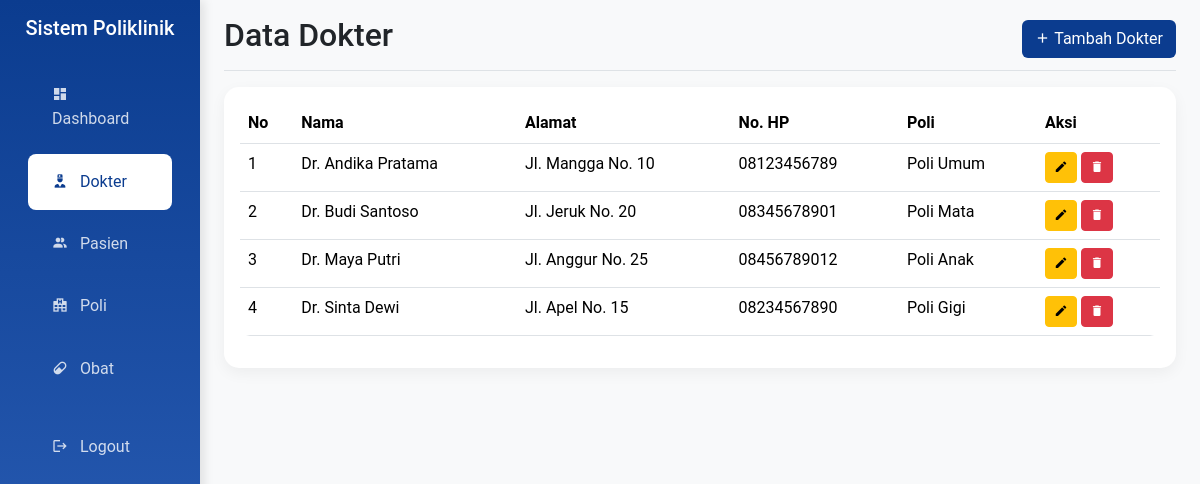
The app's page /hospital/admin/dokter.php (signed in) with its own data.
### tables this page shows
CREATE TABLE `dokter`  (
  `id` int NOT NULL AUTO_INCREMENT,
  `nama` varchar(150) NOT NULL,
  `alamat` varchar(255) NULL DEFAULT NULL,
  `no_hp` varchar(13) NOT NULL,
  `id_poli` int NOT NULL,
  `password` varchar(100) NOT NULL,
  PRIMARY KEY (`id`) USING BTREE,
  INDEX `id_poli`(`id_poli` ASC) USING BTREE,
  CONSTRAINT `dokter_ibfk_1` FOREIGN KEY (`id_poli`) REFERENCES `poli` (`id`) ON DELETE RESTRICT ON UPDATE RESTRICT
);

CREATE TABLE `poli`  (
  `id` int NOT NULL AUTO_INCREMENT,
  `nama_poli` varchar(25) NOT NULL,
  `keterangan` text NULL,
  PRIMARY KEY (`id`) USING BTREE
);

### hospital/admin/dokter.php (the view, shortened to what this page needs)
<?php
include '../config/koneksi.php';
$sql_dokter = "SELECT d.*, p.nama_poli
               FROM dokter d
               JOIN poli p ON d.id_poli = p.id
               ORDER BY d.nama";
$dokter_result = $conn->query($sql_dokter);
include 'include/header.php';
?>
<main class="col-md-9 ms-sm-auto col-lg-10 px-md-4">
    <div class="d-flex justify-content-between flex-wrap flex-md-nowrap align-items-center pt-3 pb-2 mb-3 border-bottom">
        <h1 class="h2">Data Dokter</h1>
        <button class="btn btn-dark-primary" data-bs-toggle="modal" data-bs-target="#tambahDokterModal">
            <i class="mdi mdi-plus"></i> Tambah Dokter
        </button>
    </div>
    <div class="card">
        <div class="card-body">
            <div class="table-responsive">
                <table class="table table-hover">
                    <thead>
                        <tr>
                            <th>No</th>
                            <th>Nama</th>
                            <th>Alamat</th>
                            <th>No. HP</th>
                            <th>Poli</th>
                            <th>Aksi</th>
                        </tr>
                    </thead>
                    <tbody>
                        <?php
                        $no = 1;
                        while ($dokter = $dokter_result->fetch_assoc()):
                        ?>
                            <tr>
                                <td><?= $no++ ?></td>
                                <td><?= htmlspecialchars($dokter['nama']) ?></td>
                                <td><?= htmlspecialchars($dokter['alamat']) ?></td>
                                <td><?= htmlspecialchars($dokter['no_hp']) ?></td>
                                <td><?= htmlspecialchars($dokter['nama_poli']) ?></td>
                                <td>
                                    <button class="btn btn-sm btn-warning" data-bs-toggle="modal"
                                        data-bs-target="#editDokterModal<?= $dokter['id'] ?>">
                                        <i class="mdi mdi-pencil"></i>
                                    </button>
                                    <a href="?hapus=<?= $dokter['id'] ?>" class="btn btn-sm btn-danger"
                                        onclick="return confirm('Apakah Anda yakin ingin menghapus dokter ini?')">
                                        <i class="mdi mdi-delete"></i>
                                    </a>
                                </td>
                            </tr>
                        <?php endwhile; ?>
                    </tbody>
                </table>
            </div>
        </div>
    </div>
</main>
<?php include 'include/footer.php'; ?>

### hospital/admin/include/header.php (style rules this page uses)
:root { --dark-primary: #0B3C8F; --dark-secondary: #3165BEFF; --dark-light: #5985D0FF; --gray-dark: #adb5bd; }
body { font-family: 'Roboto', sans-serif; background-color: #f8f9fa; }
.card { border: none; border-radius: 15px; box-shadow: 0 5px 15px rgba(0, 0, 0, 0.05); transition: transform 0.3s ease; }
.table { border-radius: 10px; overflow: hidden; }
.btn-dark-primary { background-color: var(--dark-primary); color: white; }
.mdi { line-height: 1; }

### records on screen
dokter: nama "Dr. Andika Pratama", alamat "Jl. Mangga No. 10", no_hp "08123456789", id_poli.nama_poli "Poli Umum"
dokter: nama "Dr. Budi Santoso", alamat "Jl. Jeruk No. 20", no_hp "08345678901", id_poli.nama_poli "Poli Mata"
dokter: nama "Dr. Maya Putri", alamat "Jl. Anggur No. 25", no_hp "08456789012", id_poli.nama_poli "Poli Anak"
dokter: nama "Dr. Sinta Dewi", alamat "Jl. Apel No. 15", no_hp "08234567890", id_poli.nama_poli "Poli Gigi"
